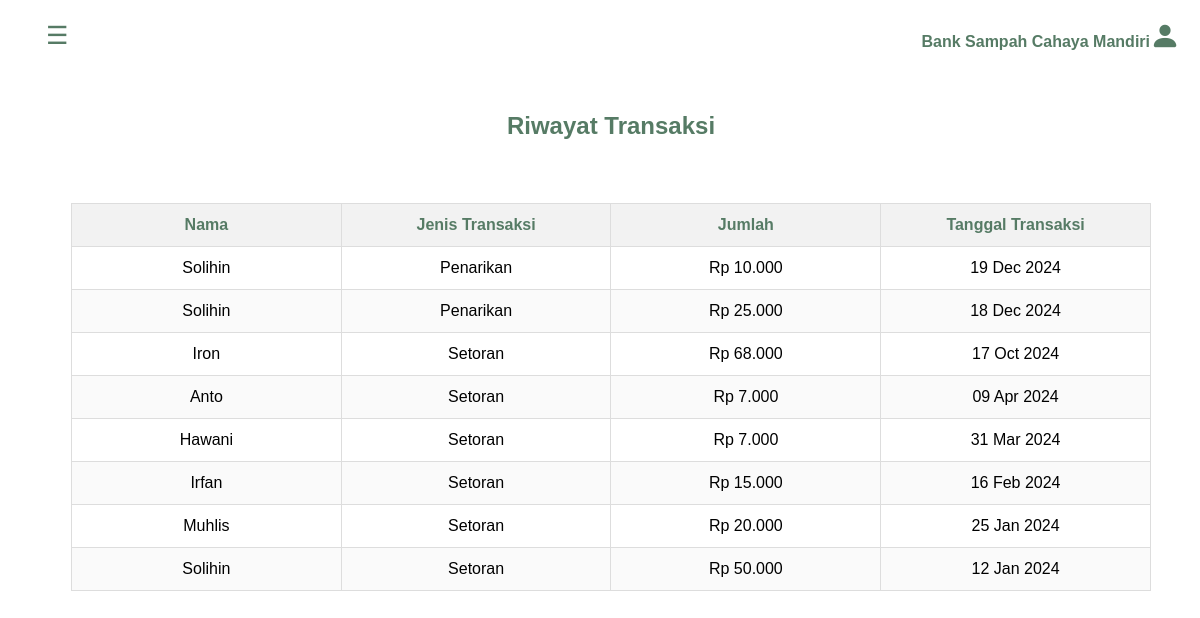
The app's page /RiwayatTransaksi.php with its own data.
### tables this page shows
CREATE TABLE `nasabah` (
  `IdNasabah` varchar(5) NOT NULL,
  `nama` varchar(50) DEFAULT NULL,
  `nomorInduk` varchar(20) DEFAULT NULL,
  `alamat` text DEFAULT NULL,
  `saldo` float DEFAULT NULL,
  `poin` int(11) DEFAULT NULL,
  `username` varchar(30) DEFAULT NULL,
  `password` varchar(255) DEFAULT NULL
);

### RiwayatTransaksi.php (the view, shortened to what this page needs)
<?php
include 'koneksi.php';
?>
<!DOCTYPE html>
<html lang="en">
<head>
  <link href="https://cdn.jsdelivr.net/npm/bootstrap-icons/font/bootstrap-icons.css" rel="stylesheet">
</head>
<body>
  <button class="hamburger-menu" onclick="toggleSidebar()">&#9776;</button>
  <div class="sidebar">
    <div class="sidebar-menu">
      <ul class="menu-container">
        <li class="main-menu">
          <a href="dashboardPengurus.php"><i class="bi bi-house-door"></i>Dashboard</a>
        </li>
        <li class="main-menu">
          <a href="Penjualan.php"><i class="bi bi-currency-dollar"></i>Penjualan</a>
        </li>
        <li class="main-menu">
          <a href="RiwayatTransaksi.php"><i class="bi bi-clock-history"></i>Riwayat</a>
        </li>
        <li class="footer-menu">
          <a href="login.php"> <i class="bi bi-box-arrow-left"></i>Log Out</a>
        </li>
      </ul>
    </div>
  </div>
  <div class="main-content">
    <header>
      <div class="profile">
        <p>Bank Sampah Cahaya Mandiri<i class="bi bi-person-fill"></i></p>
      </div>
    </header>
    <div class="penarikan">
      <h2>Riwayat Transaksi</h2>
      <table class="table_tr">
        <thead>
          <tr>
            <th>Nama</th>
            <th>Jenis Transaksi</th>
            <th>Jumlah</th>
            <th>Tanggal Transaksi</th>
          </tr>
        </thead>
        <tbody id="nasabahTableBody">
          <?php
          $query = "SELECT n.nama,
                          CASE
                            WHEN rt.IdTransaksi IS NOT NULL THEN rt.jenisTransaksi
                            WHEN ss.IdSetoran IS NOT NULL THEN 'Setoran Sampah'
                          END as jenisTransaksi,
                          CASE
                            WHEN rt.IdTransaksi IS NOT NULL THEN rt.jumlah
                            WHEN ss.IdSetoran IS NOT NULL THEN ss.totalHarga
                          END as jumlah,
                          CASE
                            WHEN rt.IdTransaksi IS NOT NULL THEN rt.tanggalTransaksi
                            WHEN ss.IdSetoran IS NOT NULL THEN ss.tanggalSetor
                          END as tanggalTransaksi
                   FROM Nasabah n
                   LEFT JOIN RiwayatTransaksi rt ON n.IdNasabah = rt.IdNasabah
                   LEFT JOIN SetoranSampah ss ON n.IdNasabah = ss.IdNasabah
                   WHERE rt.IdTransaksi IS NOT NULL OR ss.IdSetoran IS NOT NULL
                   ORDER BY
                     CASE
                       WHEN rt.IdTransaksi IS NOT NULL THEN rt.tanggalTransaksi
                       WHEN ss.IdSetoran IS NOT NULL THEN ss.tanggalSetor
                     END DESC";
          $result = mysqli_query($con, $query);
          if (mysqli_num_rows($result) > 0) {
            while ($row = mysqli_fetch_assoc($result)) {
              echo "<tr>
                    <td>" . htmlspecialchars($row['nama']) . "</td>
                    <td>" . htmlspecialchars($row['jenisTransaksi']) . "</td>
                    <td>Rp " . number_format($row['jumlah'], 0, ',', '.') . "</td>
                    <td>" . date('d M Y', strtotime($row['tanggalTransaksi'])) . "</td>
                    </tr>";
            }
          } else {
            echo "<tr><td colspan='4'>Tidak ada data transaksi.</td></tr>";
          }
          ?>
        </tbody>
      </table>
    </div>
  </div>
</body>
</html>

### RiwayatTransaksi.php (style rules this page uses)
body { margin: 0; font-family: Arial, sans-serif; display: flex; height: 100vh; background-color: #FFFFFF; }
.hamburger-menu { font-size: 25px; color: #567B65; background-color: transparent; border: none; position: fixed; top: 20px; left: 40px; z-index: 1000; cursor: pointer; }
.sidebar { position: fixed; width: 250px; left: -259px; top: 0; background-color: #F7FFE5; color: #567B65; height: 100%; padding: 0; box-sizing: border-box; border-radius: none; transition: left 0.3s ease; z-index: 999; }
.main-content { margin-left: 0; transition: margin-left 0.3s ease; }
.sidebar-menu { padding-top: 2px; }
.menu-container, .submenu-container { padding: 0; font-weight: bold; color: #567B65; }
.main-menu a { color: #567B65; text-decoration: none; width: 95%; display: block; padding: 10px 15px; }
.footer-menu a { color: #567B65; text-decoration: none; width: 100%; display: block; padding: 10px 15px; }
.main-content { flex: 1; padding: 20px; box-sizing: border-box; }
header { display: flex; justify-content: right; align-items: center; margin-bottom: 20px; }
header p { margin: 0; font-size: 16px; font-weight: bold; color: #567B65; text-align: right; }
header i { font-size: 30px; }
.penarikan { background-color: #FFFFFF; padding: 0 40px; width: 95%; }
.penarikan h2 { padding-top: 1cm; padding-bottom: 1cm; color: #567B65; text-align: center; }
.table_tr { width: 98%; color: #567B65; border-collapse: collapse; margin: 25px auto; font-size: 16px; text-align: left; }
.table_tr th:nth-child(1) { width: 25%; }
.table_tr th:nth-child(2) { width: 25%; }
.table_tr th:nth-child(3) { width: 25%; }
.table_tr th:nth-child(4) { width: 25%; }
.table_tr th { background-color: #f2f2f2; color: #567B65; font-weight: bold; padding: 12px; border: 1px solid #ddd; text-align: center; }
.table_tr td { padding: 12px; border: 1px solid #ddd; text-align: center; }
.table_tr tr:nth-child(even) { background-color: #fafafa; }
tbody { color: black; }

### records on screen
nasabah: nama "Solihin", jenisTransaksi "Penarikan", jumlah "10.000", tanggalTransaksi "19 Dec 2024", jumlah "25.000", tanggalTransaksi "18 Dec 2024", jenisTransaksi "Setoran", jumlah "50.000", tanggalTransaksi "12 Jan 2024"
nasabah: nama "Iron", jenisTransaksi "Setoran", jumlah "68.000", tanggalTransaksi "17 Oct 2024"
nasabah: nama "Anto", jenisTransaksi "Setoran", jumlah "7.000", tanggalTransaksi "09 Apr 2024"
nasabah: nama "Hawani", jenisTransaksi "Setoran", jumlah "7.000", tanggalTransaksi "31 Mar 2024"
nasabah: nama "Irfan", jenisTransaksi "Setoran", jumlah "15.000", tanggalTransaksi "16 Feb 2024"
nasabah: nama "Muhlis", jenisTransaksi "Setoran", jumlah "20.000", tanggalTransaksi "25 Jan 2024"
